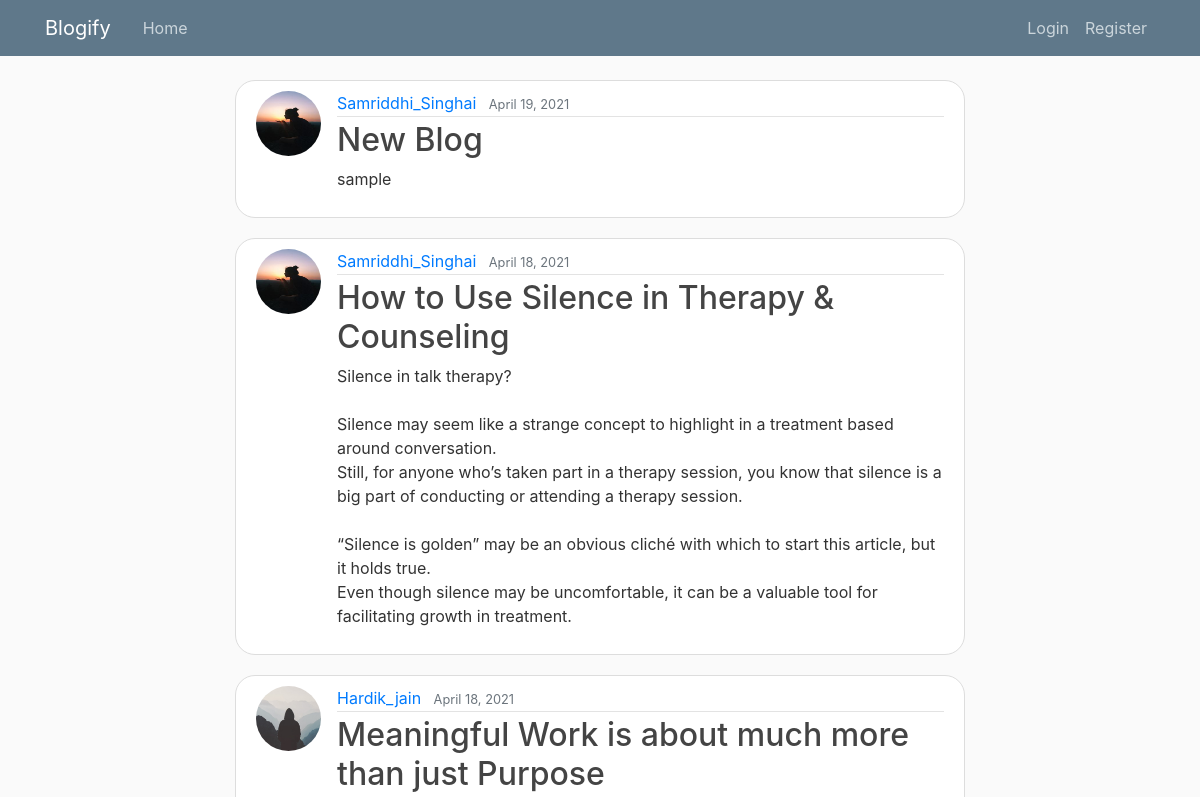
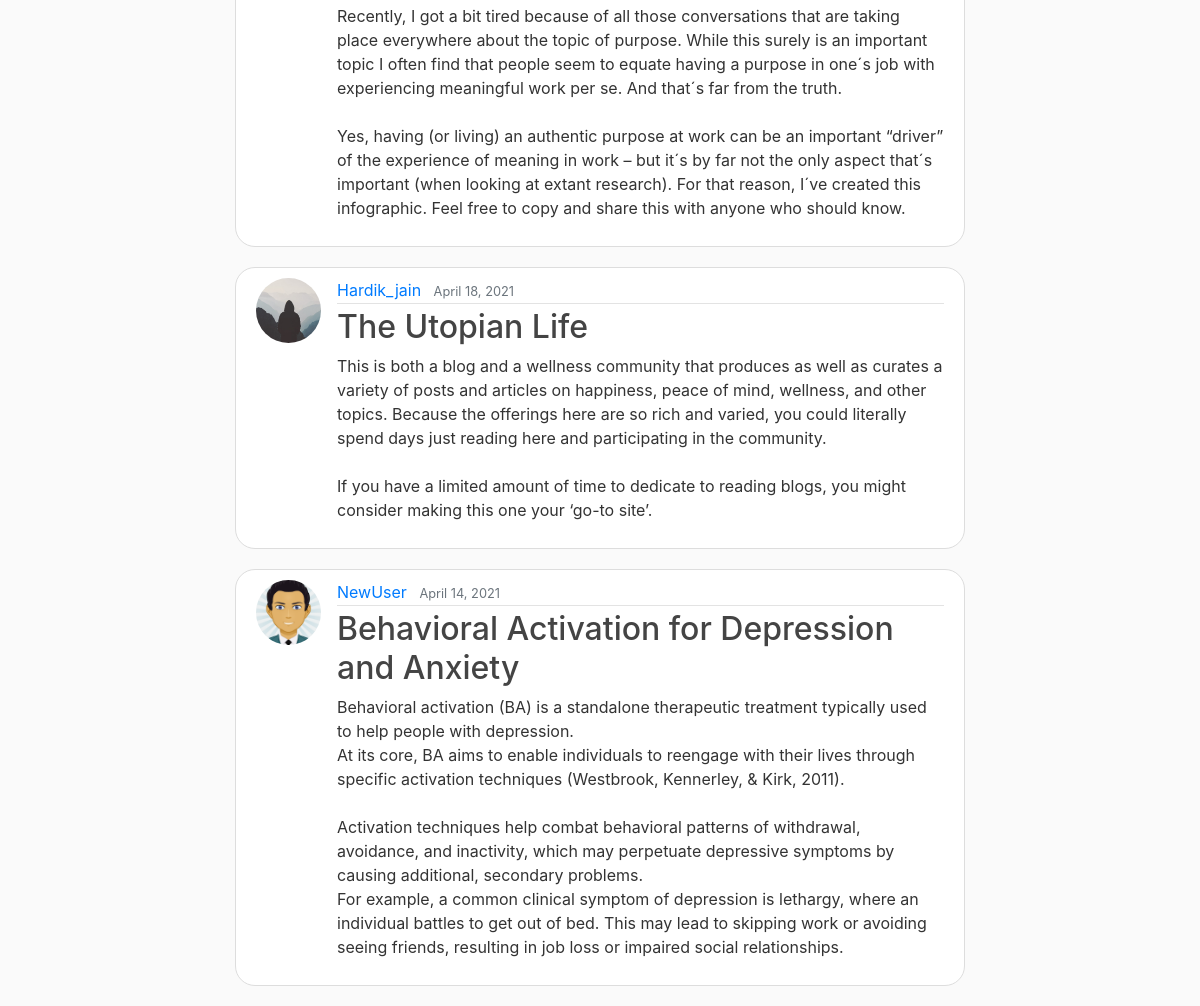
The page / on the database its author committed (2 pictures, top to bottom).
### blog/models.py (models this page shows, shortened)
class Post(models.Model):
	title = models.CharField(max_length=100)
	content = models.TextField()
	date_posted = models.DateTimeField(default=timezone.now)
	author = models.ForeignKey(User, on_delete=models.CASCADE)

### users/models.py (models this page shows, shortened)
class Profile(models.Model):
    user = models.OneToOneField(User, on_delete=models.CASCADE)
    image = models.ImageField(default='default.jpg', upload_to='profile_pics')

### blog/views.py (the view)
# urls.py: path('', PostListView.as_view(), name='blog-home'),
class PostListView(ListView):
    model = Post
    template_name = 'blog/home.html'  # <app>/<model>_<viewtype>.html
    context_object_name = 'posts'
    ordering = ['-date_posted']

### blog/templates/blog/home.html
{% extends "blog/base.html" %}
{% block content %}
    {% for post in posts %}
        <article class="media content-section shadow bg-white" style="border-radius: 20px;">
          <img class="rounded-circle article-img" src="{{ post.author.profile.image.url }}">
          <div class="media-body">
            <div class="article-metadata">
              <a class="mr-2" href="{% url 'user-posts' post.author.username %}">{{ post.author }}</a>
              <small class="text-muted">{{ post.date_posted|date:"F d, Y" }}</small>
            </div>
            <h2><a class="article-title" href="{% url 'post-detail' post.id %}">{{ post.title }}</a></h2>
            <p class="article-content">{{ post.content }}</p>
          </div>
        </article>
    {% endfor %}
{% endblock content %}

### blog/templates/blog/base.html (shortened to what this page needs)
{% load static %}
<!DOCTYPE html>
<html>
<head>
    <link rel="stylesheet" href="https://maxcdn.bootstrapcdn.com/bootstrap/4.0.0/css/bootstrap.min.css">
    <link rel="stylesheet" type="text/css" href="{% static 'blog/main.css' %}">
</head>
<body>
    <header class="site-header">
      <nav class="navbar navbar-expand-md navbar-dark bg-steel fixed-top">
        <div class="container">
          <a class="navbar-brand mr-4" href="{% url 'blog-home' %}">Blogify</a>
          <div class="collapse navbar-collapse" id="navbarToggle">
            <div class="navbar-nav mr-auto">
              <a class="nav-item nav-link" href="{% url 'blog-home' %}">Home</a>
            </div>
            <div class="navbar-nav">
              {% if user.is_authenticated %}
                <a class="nav-item nav-link" href="{% url 'profile' %}">Profile</a>
                <a class="nav-item nav-link" href="{% url 'logout' %}">Logout</a>
              {% else %}
                <a class="nav-item nav-link" href="{% url 'login' %}">Login</a>
                <a class="nav-item nav-link" href="{% url 'register' %}">Register</a>
              {% endif %}
            </div>
          </div>
        </div>
      </nav>
    </header>
    <main role="main" class="container">
      <div class="row">
        <div class="col-md-8" style="margin: auto;">
          {% block content %}{% endblock %}
        </div>
      </div>
    </main>
</body>
</html>

### blog/static/blog/main.css (style rules this page uses)
body { background: #fafafa; color: #333333; margin-top: 5rem; }
h1, h2, h3, h4, h5, h6 { color: #444444; }
.bg-steel { background-color: #5f788a; }
.site-header .navbar-nav .nav-link { color: #cbd5db; }
.content-section { background: #ffffff; padding: 10px 20px; border: 1px solid #dddddd; border-radius: 3px; margin-bottom: 20px; }
.article-title { color: #444444; }
.article-content { white-space: pre-line; }
.article-img { height: 65px; width: 65px; margin-right: 16px; }
.article-metadata { padding-bottom: 1px; margin-bottom: 4px; border-bottom: 1px solid #e3e3e3 }

### rows shown on the page
Post: author.profile.image (picture), author "Samriddhi_Singhai", date_posted "April 19, 2021", title "New Blog", content "sample"
Post: author.profile.image (picture), author "Samriddhi_Singhai", date_posted "April 18, 2021", title "How to Use Silence in Therapy & Counseling", content "Silence in talk therapy? Silence may seem like a strange concept to highlight in a treatment based around conversation. Still, for anyone who’s taken part in a therapy session, you know that silence is a big part of conducting or attending a therapy session. “Silence is golden” may be an obvious cliché with which to start this article, but it holds true. Even though silence may be uncomfortable, it can be a valuable tool for facilitating growth in treatment."
Post: author.profile.image (placeholder picture), author "Hardik_jain", date_posted "April 18, 2021", title "Meaningful Work is about much more than just Purpose", content "Recently, I got a bit tired because of all those conversations that are taking place everywhere about the topic of purpose. While this surely is an important topic I often find that people seem to equate having a purpose in one´s job with experiencing meaningful work per se. And that´s far from the truth. Yes, having (or living) an authentic purpose at work can be an important “driver” of the experience of meaning in work – but it´s by far not the only aspect that´s important (when looking at extant research). For that reason, I´ve created this infographic. Feel free to copy and share this with anyone who should know."
Post: author.profile.image (placeholder picture), author "Hardik_jain", date_posted "April 18, 2021", title "The Utopian Life", content "This is both a blog and a wellness community that produces as well as curates a variety of posts and articles on happiness, peace of mind, wellness, and other topics. Because the offerings here are so rich and varied, you could literally spend days just reading here and participating in the community. If you have a limited amount of time to dedicate to reading blogs, you might consider making this one your ‘go-to site’."
Post: author.profile.image (picture), author "NewUser", date_posted "April 14, 2021", title "Behavioral Activation for Depression and Anxiety", content "Behavioral activation (BA) is a standalone therapeutic treatment typically used to help people with depression. At its core, BA aims to enable individuals to reengage with their lives through specific activation techniques (Westbrook, Kennerley, & Kirk, 2011). Activation techniques help combat behavioral patterns of withdrawal, avoidance, and inactivity, which may perpetuate depressive symptoms by causing additional, secondary problems. For example, a common clinical symptom of depression is lethargy, where an individual battles to get out of bed. This may lead to skipping work or avoiding seeing friends, resulting in job loss or impaired social relationships."
